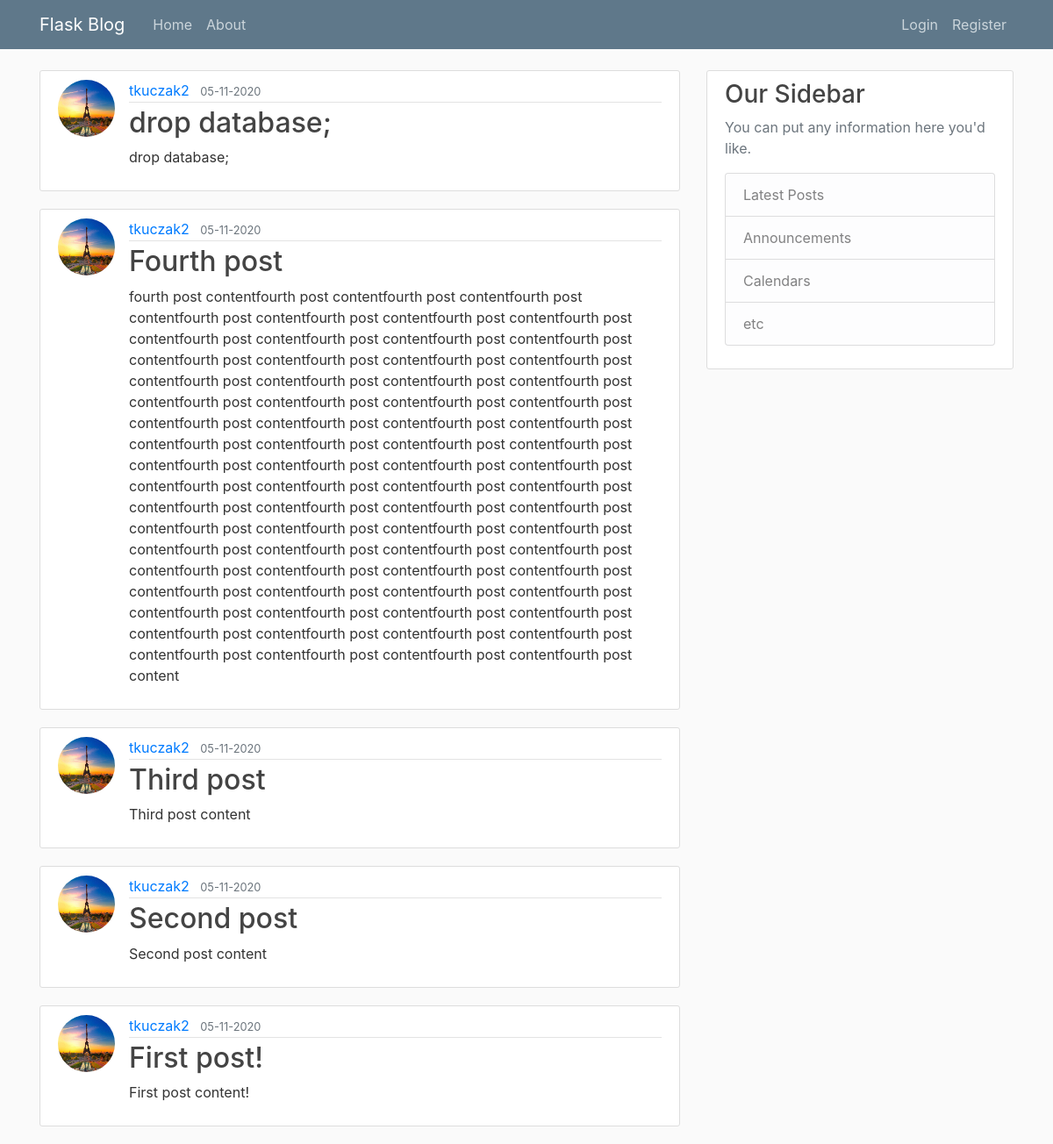
Page /home on the earlier database version.
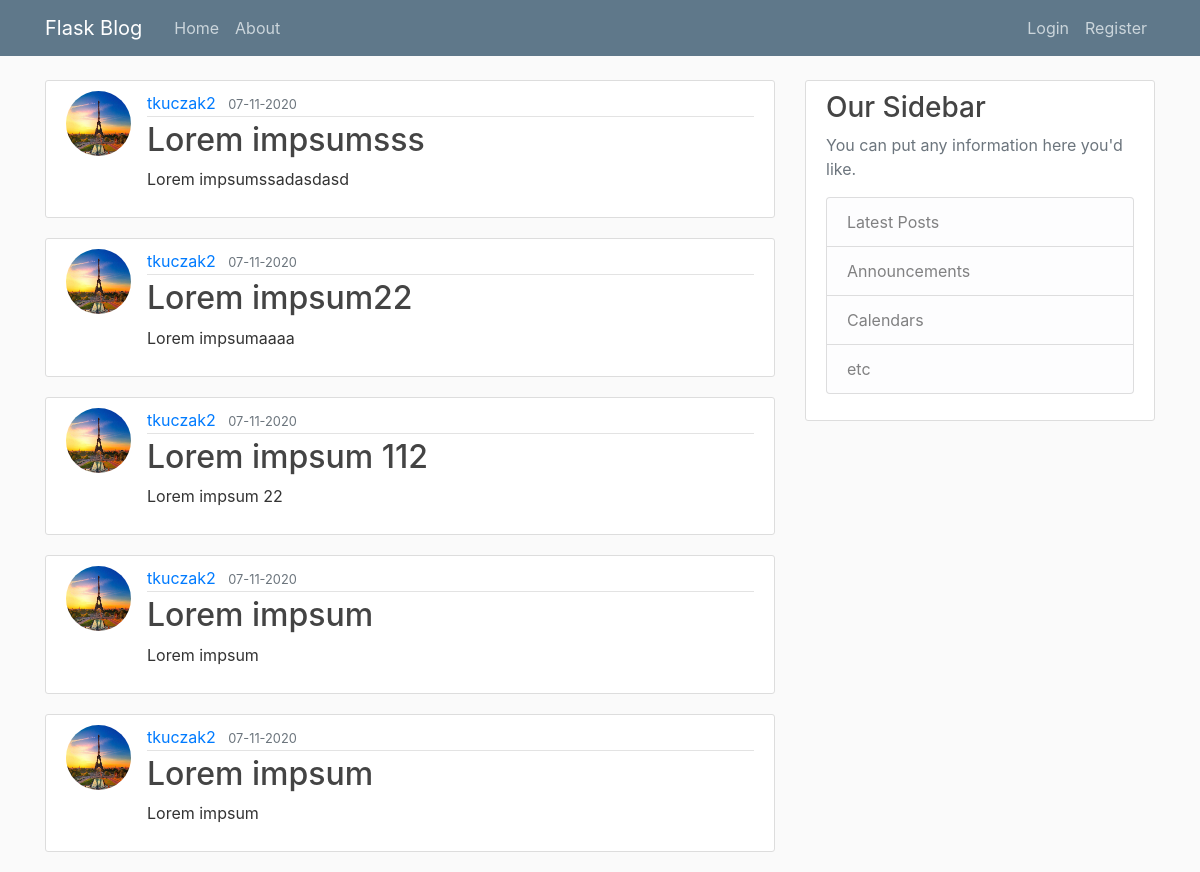
Same page on the later database version.
### blog/models.py (models this page shows, shortened)
class Post(db.Model):
    id = db.Column(db.Integer, primary_key=True)
    author_id = db.Column(db.Integer, db.ForeignKey('user.id'), nullable=False)
    title = db.Column(db.String(128),nullable=False)
    content = db.Column(db.Text, nullable=False)
    date_posted = db.Column(db.DateTime, nullable=False, default = datetime.now)

class User(db.Model, UserMixin):
    id = db.Column(db.Integer, primary_key=True)
    username = db.Column(db.String(20), unique=True, nullable=False)
    email = db.Column(db.String(128), unique=True, nullable=False)
    image_file = db.Column(db.String(20), nullable=False, default='default.jpg')
    password = db.Column(db.String(60), nullable=False)
    posts = db.relationship('Post', backref='author', lazy=True)

### blog/routes.py (the view)
@app.route("/")
@app.route("/home")
def home():
    page = request.args.get('page', 1, type=int)
    posts = Post.query.order_by(Post.date_posted.desc()).paginate(page=page, per_page=5)
    return render_template('home.html', posts = posts)

### blog/templates/home.html
{% extends "layout.html" %}
{% block content %}
    {% for post in posts %}
        <article class="media content-section">
            <img class="rounded-circle article-img" src="{{ url_for('static', filename = 'profile_pics/' + post.author.image_file) }}">
            <div class="media-body">
                <div class="article-metadata">
                    <a class="mr-2" href="#">{{ post.author.username }}</a>
                    <small class="text-muted">{{ post.date_posted.strftime('%d-%m-%Y') }}</small>
                </div>
            <h2><a class="article-title" href="{{ url_for('post', post_id=post.id) }}">{{ post.title }}</a></h2>
            <p class="article-content">{{ post.content }}</p>
          </div>
        </article>
    {% endfor %}
{% endblock content %}

Differences in the rows shown:
no longer on this page (row edited): Post: image_file (picture), author.username "tkuczak2", date_posted "05-11-2020", title "drop database;", content "drop database;"
no longer on this page (row edited): Post: image_file (picture), author.username "tkuczak2", date_posted "05-11-2020", title "Fourth post", content "fourth post contentfourth post contentfourth post contentfourth post contentfourth post contentfourth post contentfourth post contentfourth post contentfourth post contentfourth post contentfourth post contentfourth post contentfourth post contentfourth post contentfourth post contentfourth post contentfourth post contentfourth post contentfourth post contentfourth post contentfourth post contentfourth post contentfourth post contentfourth post contentfourth post contentfourth post contentfourth post contentfourth post contentfourth post contentfourth post contentfourth post contentfourth post contentfourth post contentfourth post contentfourth post contentfourth post contentfourth post…"
no longer on this page (row unchanged): Post: image_file (picture), author.username "tkuczak2", date_posted "05-11-2020", title "Third post", content "Third post content"
no longer on this page (row unchanged): Post: image_file (picture), author.username "tkuczak2", date_posted "05-11-2020", title "Second post", content "Second post content"
no longer on this page (row unchanged): Post: image_file (picture), author.username "tkuczak2", date_posted "05-11-2020", title "First post!", content "First post content!"
added Post: image_file (picture), author.username "tkuczak2", date_posted "07-11-2020", title "Lorem impsumsss", content "Lorem impsumssadasdasd"
added Post: image_file (picture), author.username "tkuczak2", date_posted "07-11-2020", title "Lorem impsum22", content "Lorem impsumaaaa"
added Post: image_file (picture), author.username "tkuczak2", date_posted "07-11-2020", title "Lorem impsum 112", content "Lorem impsum 22"
added Post: image_file (picture), author.username "tkuczak2", date_posted "07-11-2020", title "Lorem impsum", content "Lorem impsum"
added Post: image_file (picture), author.username "tkuczak2", date_posted "07-11-2020", title "Lorem impsum", content "Lorem impsum"
